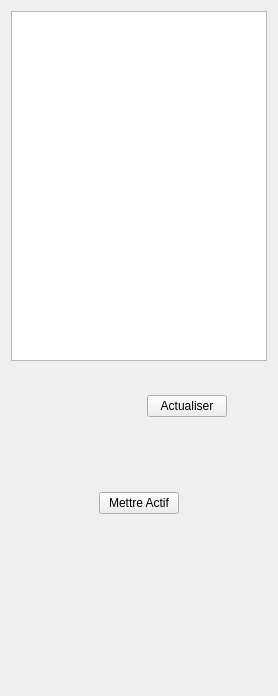
          <widget class="QWidget" name="tab_5">
           <attribute name="title">
            <string>Liste Producteur Inactif</string>
           </attribute>
           <layout class="QVBoxLayout" name="verticalLayout_4">
            <item>
             <widget class="QTableWidget" name="tableWidgetProducteur_listeProducteurInactif">
              <property name="minimumSize">
               <size>
                <width>0</width>
                <height>350</height>
               </size>
              </property>
              <property name="autoScroll">
               <bool>true</bool>
              </property>
              <property name="editTriggers">
               <set>QAbstractItemView::NoEditTriggers</set>
              </property>
              <property name="selectionMode">
               <enum>QAbstractItemView::SingleSelection</enum>
              </property>
              <property name="selectionBehavior">
               <enum>QAbstractItemView::SelectRows</enum>
              </property>
              <attribute name="horizontalHeaderVisible">
               <bool>true</bool>
              </attribute>
              <attribute name="verticalHeaderVisible">
               <bool>false</bool>
              </attribute>
             </widget>
            </item>
            <item>
             <layout class="QHBoxLayout" name="horizontalLayout_37">
              <item>
               <spacer name="verticalSpacer_34">
                <property name="orientation">
                 <enum>Qt::Vertical</enum>
                </property>
                <property name="sizeHint" stdset="0">
                 <size>
                  <width>20</width>
                  <height>79</height>
                 </size>
                </property>
               </spacer>
              </item>
              <item>
               <spacer name="horizontalSpacer_64">
                <property name="orientation">
                 <enum>Qt::Horizontal</enum>
                </property>
                <property name="sizeHint" stdset="0">
                 <size>
                  <width>40</width>
                  <height>20</height>
                 </size>
                </property>
               </spacer>
              </item>
              <item>
               <layout class="QHBoxLayout" name="horizontalLayout_38">
                <item>
                 <spacer name="horizontalSpacer_65">
                  <property name="orientation">
                   <enum>Qt::Horizontal</enum>
                  </property>
                  <property name="sizeHint" stdset="0">
                   <size>
                    <width>40</width>
                    <height>20</height>
                   </size>
                  </property>
                 </spacer>
                </item>
                <item>
                 <widget class="QPushButton" name="pushButton_listeProducteurInactif_actualiser">
                  <property name="text">
                   <string>Actualiser</string>
                  </property>
                  <property name="icon">
                   <iconset resource="ressources.qrc">
                    <normaloff>:/Images/Images/actualiser.png</normaloff>:/Images/Images/actualiser.png</iconset>
                  </property>
                  <property name="iconSize">
                   <size>
                    <width>22</width>
                    <height>22</height>
                   </size>
                  </property>
                 </widget>
                </item>
                <item>
                 <spacer name="horizontalSpacer_66">
                  <property name="orientation">
                   <enum>Qt::Horizontal</enum>
                  </property>
                  <property name="sizeHint" stdset="0">
                   <size>
                    <width>40</width>
                    <height>20</height>
                   </size>
                  </property>
                 </spacer>
                </item>
               </layout>
              </item>
             </layout>
            </item>
            <item>
             <layout class="QHBoxLayout" name="horizontalLayout_39">
              <item>
               <spacer name="horizontalSpacer_67">
                <property name="orientation">
                 <enum>Qt::Horizontal</enum>
                </property>
                <property name="sizeHint" stdset="0">
                 <size>
                  <width>40</width>
                  <height>20</height>
                 </size>
                </property>
               </spacer>
              </item>
              <item>
               <layout class="QVBoxLayout" name="verticalLayout_22">
                <item>
                 <spacer name="verticalSpacer_35">
                  <property name="orientation">
                   <enum>Qt::Vertical</enum>
                  </property>
                  <property name="sizeHint" stdset="0">
                   <size>
                    <width>20</width>
                    <height>40</height>
                   </size>
                  </property>
                 </spacer>
                </item>
                <item>
                 <layout class="QHBoxLayout" name="horizontalLayout_40">
                  <item>
                   <spacer name="horizontalSpacer_68">
                    <property name="orientation">
                     <enum>Qt::Horizontal</enum>
                    </property>
                    <property name="sizeHint" stdset="0">
                     <size>
                      <width>40</width>
                      <height>20</height>
                     </size>
                    </property>
                   </spacer>
                  </item>
                  <item>
                   <widget class="QPushButton" name="pushButtonProducteur_listeProducteurInactif_activation">
                    <property name="text">
                     <string>Mettre Actif</string>
                    </property>
                    <property name="icon">
                     <iconset resource="ressources.qrc">
                      <normaloff>:/Images/Images/valider.png</normaloff>:/Images/Images/valider.png</iconset>
                    </property>
                    <property name="iconSize">
                     <size>
                      <width>20</width>
                      <height>20</height>
                     </size>
                    </property>
                   </widget>
                  </item>
                  <item>
                   <spacer name="horizontalSpacer_69">
                    <property name="orientation">
                     <enum>Qt::Horizontal</enum>
                    </property>
                    <property name="sizeHint" stdset="0">
                     <size>
                      <width>40</width>
                      <height>20</height>
                     </size>
                    </property>
                   </spacer>
                  </item>
                 </layout>
                </item>
                <item>
                 <spacer name="verticalSpacer_36">
                  <property name="orientation">
                   <enum>Qt::Vertical</enum>
                  </property>
                  <property name="sizeHint" stdset="0">
                   <size>
                    <width>20</width>
                    <height>40</height>
                   </size>
                  </property>
                 </spacer>
                </item>
               </layout>
              </item>
              <item>
               <spacer name="horizontalSpacer_70">
                <property name="orientation">
                 <enum>Qt::Horizontal</enum>
                </property>
                <property name="sizeHint" stdset="0">
                 <size>
                  <width>40</width>
                  <height>20</height>
                 </size>
                </property>
               </spacer>
              </item>
             </layout>
            </item>
            <item>
             <spacer name="verticalSpacer_37">
              <property name="orientation">
               <enum>Qt::Vertical</enum>
              </property>
              <property name="sizeHint" stdset="0">
               <size>
                <width>20</width>
                <height>131</height>
               </size>
              </property>
             </spacer>
            </item>
           </layout>
          </widget>
